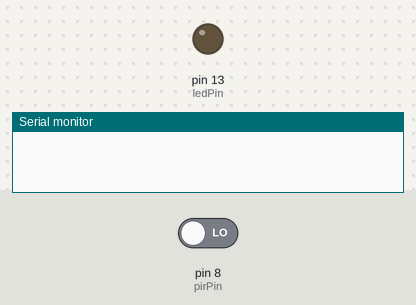
Bench run of a sketch on a simulated Arduino Uno, built with avr-gcc and run on an emulated ATmega328P. Shown: output pins drawn as LEDs (lit = HIGH), the last lines printed to the serial monitor. Inputs (shaded band) come from the test bench; at power-on: pin 8 (pirPin) LOW.

Above: at 1.2 s.
1.3 s: pin 8 (pirPin) driven HIGH
At 1.9 s:
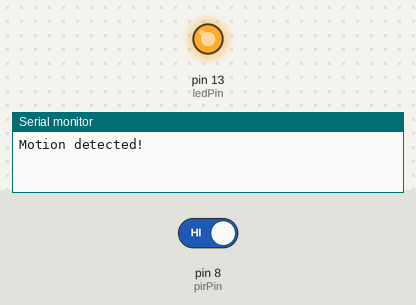
2.8 s: pin 8 (pirPin) driven LOW
At 4.2 s:
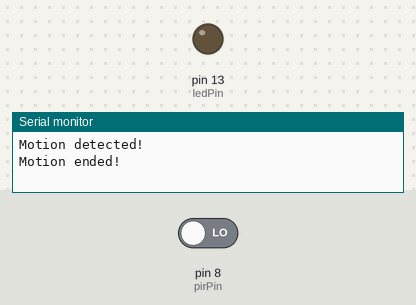
Timing chart, 0 to 5.8 s (numbered marks = the images above; inputs shaded):
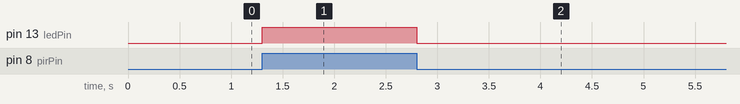

The sketch:

Motion_Detection_Greenhouse.ino
```cpp
// Define connection pins:
int pirPin = 8;
int ledPin = 13;

// Create variables:
int val = 0;
bool motionState = false; // We start with no motion detected.

void setup() {
  // Configure the pins as input or output:
  pinMode(ledPin, OUTPUT);
  pinMode(pirPin, INPUT);
  digitalWrite(ledPin,LOW); //ensure LED is off when started

  // Begin serial communication at a baud rate of 9600:
  Serial.begin(9600);
}

void loop() {
  // Read out the pirPin and store as val:
  val = digitalRead(pirPin);

  // If motion is detected (pirPin = HIGH), do the following:
  if (val == HIGH) {
    digitalWrite(ledPin, HIGH); // Turn on the on-board LED.

    // Change the motion state to true (motion detected):
    if (motionState == false) {
      Serial.println("Motion detected!");
      motionState = true;
    }
  }

  // If no motion is detected (pirPin = LOW), do the following:
  else {
    digitalWrite(ledPin, LOW); // Turn off the on-board LED.

    // Change the motion state to false (no motion):
    if (motionState == true) {
      Serial.println("Motion ended!");
      motionState = false;
    }
  }
}
```

Measured:
- after the input at 1.3 s, pin 13 (ledPin): LOW → HIGH at once
- after the input at 2.8 s, pin 13 (ledPin): HIGH → LOW at once
